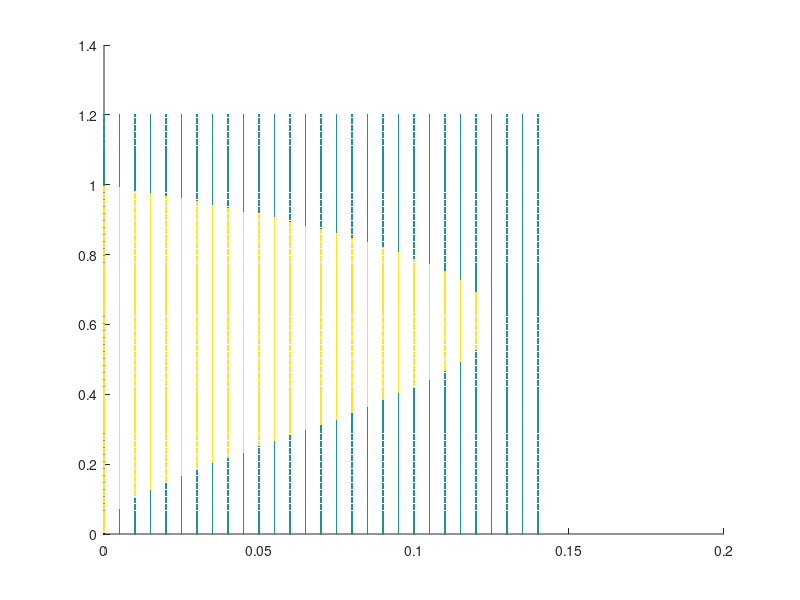

Recreate this plot in MATLAB.
close all;clc;
[x,y]=meshgrid(0:.005:.14,0:.005:1.2);
tau=-(y.^4+(2*x-1).*(y.^2)+x.^2+x);
delta=y+x.^2;
ineq1=tau>0;
ineq2=tau.^2-4*delta<0;
colors=zeros(size(x))+ineq1+ineq2;
scatter(x(:),y(:),2,colors(:),'filled');